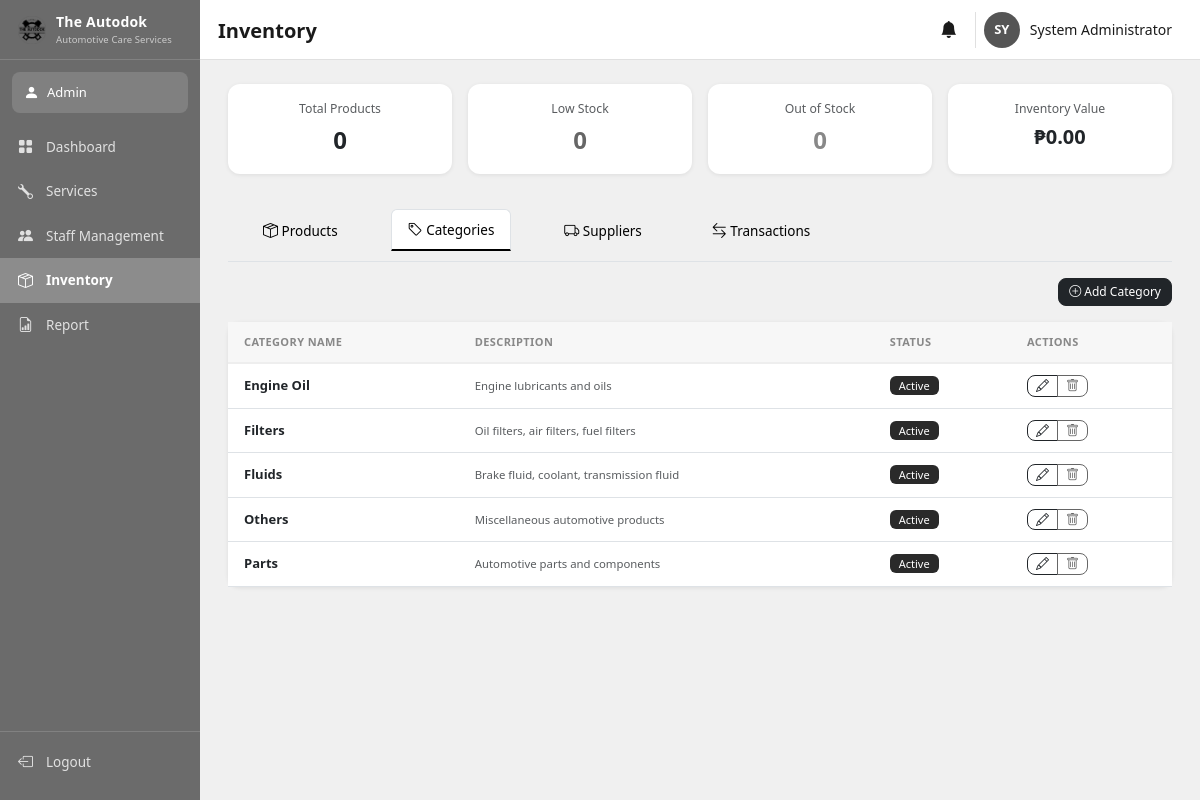
/views/inventory/index.php?tab=categories (signed in), run on the app's committed database.
### tables this page shows
CREATE TABLE `product_categories` (
  `id` INT(11) NOT NULL AUTO_INCREMENT,
  `category_name` VARCHAR(100) NOT NULL,
  `description` TEXT DEFAULT NULL,
  `status` ENUM('active','inactive') NOT NULL DEFAULT 'active',
  `created_at` TIMESTAMP NOT NULL DEFAULT CURRENT_TIMESTAMP,
  PRIMARY KEY (`id`)
);

### includes/functions.php (called while the page is built, shortened)
<?php
function escape($data) {
    return htmlspecialchars($data, ENT_QUOTES, 'UTF-8');
}
function hasAnyRole($roles) {
    foreach ((array)$roles as $role) {
        if (strcasecmp($_SESSION['user_role'], $role) === 0) {
            return true;
        }
    }
    return false;
}

### views/inventory/index.php (the view, shortened to what this page needs)
<?php
require_once __DIR__ . '/../../includes/functions.php';
$pageTitle = 'Inventory';
$db     = Database::getInstance()->getConnection();
$tab    = $_GET['tab'] ?? 'products';
$categories = $db->query("SELECT * FROM product_categories ORDER BY category_name")->fetchAll(PDO::FETCH_ASSOC);
$totalProducts  = $db->query("SELECT COUNT(*) FROM products")->fetchColumn();
$lowStock       = $db->query("SELECT COUNT(*) FROM products WHERE quantity <= min_stock_level AND status='active'")->fetchColumn();
$totalValue     = $db->query("SELECT SUM(quantity * cost_price) FROM products WHERE status='active'")->fetchColumn() ?? 0;
$outOfStock     = $db->query("SELECT COUNT(*) FROM products WHERE quantity = 0 AND status='active'")->fetchColumn();
include __DIR__ . '/../partials/header.php';
?>
<div class="row g-3 mb-4">
  <div class="col-6 col-md-3">
    <div class="card text-center h-100"><div class="card-body py-3">
      <div class="text-muted small mb-1">Total Products</div>
      <div class="fw-bold fs-4"><?php echo $totalProducts; ?></div>
    </div></div>
  </div>
  <div class="col-6 col-md-3">
    <div class="card text-center h-100"><div class="card-body py-3">
      <div class="text-muted small mb-1">Low Stock</div>
      <div class="fw-bold fs-4 text-warning"><?php echo $lowStock; ?></div>
    </div></div>
  </div>
  <div class="col-6 col-md-3">
    <div class="card text-center h-100"><div class="card-body py-3">
      <div class="text-muted small mb-1">Out of Stock</div>
      <div class="fw-bold fs-4 text-danger"><?php echo $outOfStock; ?></div>
    </div></div>
  </div>
  <div class="col-6 col-md-3">
    <div class="card text-center h-100"><div class="card-body py-3">
      <div class="text-muted small mb-1">Inventory Value</div>
      <div class="fw-bold fs-5">₱<?php echo number_format($totalValue, 2); ?></div>
    </div></div>
  </div>
</div>
<ul class="nav nav-tabs mb-3">
  <?php foreach (['products'=>'<i class="bi bi-box-seam"></i> Products','categories'=>'<i class="bi bi-tag"></i> Categories','suppliers'=>'<i class="bi bi-truck"></i> Suppliers','transactions'=>'<i class="bi bi-arrow-left-right"></i> Transactions'] as $t=>$label): ?>
  <li class="nav-item">
    <a class="nav-link <?php echo $tab===$t?'active':''; ?>" href="?tab=<?php echo $t; ?>"
       style="color:#000;<?php echo $tab===$t?'border-bottom:2px solid #000;background:#fff;':'' ?>"><?php echo $label; ?></a>
  </li>
  <?php endforeach; ?>
</ul>
<?php if ($tab === 'categories'): ?>
<div class="d-flex justify-content-end mb-3">
  <button class="btn btn-sm btn-dark" onclick="openAddCategory()"><i class="bi bi-plus-circle"></i> Add Category</button>
</div>
<div class="card"><div class="card-body p-0">
  <table class="table table-hover mb-0" style="font-size:13px;">
    <thead style="background:#f8f8f8;"><tr><th class="px-3">Category Name</th><th>Description</th><th>Status</th><th>Actions</th></tr></thead>
    <tbody>
    <?php foreach ($categories as $c): ?>
      <tr>
        <td class="px-3 fw-semibold"><?php echo escape($c['category_name']); ?></td>
        <td><small class="text-muted"><?php echo escape($c['description']??'—'); ?></small></td>
        <td><span class="badge bg-<?php echo $c['status']==='active'?'success':'secondary'; ?>"><?php echo ucfirst($c['status']); ?></span></td>
        <td>
          <div class="btn-group btn-group-sm">
            <button class="btn btn-outline-dark py-0 px-2" onclick="openEditCategory(<?php echo $c['id']; ?>,'<?php echo addslashes(escape($c['category_name'])); ?>','<?php echo addslashes(escape($c['description']??'')); ?>','<?php echo $c['status']; ?>')"><i class="bi bi-pencil"></i></button>
            <button class="btn btn-outline-danger py-0 px-2" onclick="deleteCategory(<?php echo $c['id']; ?>)"><i class="bi bi-trash"></i></button>
          </div>
        </td>
      </tr>
    <?php endforeach; ?>
    </tbody>
  </table>
</div></div>
<?php endif; ?>
<?php include __DIR__ . '/../partials/footer.php'; ?>

### views/partials/header.php (shortened to what this page needs)
<!DOCTYPE html>
<html lang="en">
<head>
    <link href="https://cdn.jsdelivr.net/npm/bootstrap@5.3.0/dist/css/bootstrap.min.css" rel="stylesheet">
    <link rel="stylesheet" href="https://cdn.jsdelivr.net/npm/bootstrap-icons@1.10.0/font/bootstrap-icons.css">
    <link rel="stylesheet" href="<?php echo APP_URL; ?>/assets/css/style.css?v=<?php echo time(); ?>">
</head>
<body>
<div class="dashboard-wrapper">
    <?php include __DIR__ . '/sidebar.php'; ?>
    <div class="main-content">
        <div class="topbar">
            <div class="topbar-title"><?php echo isset($pageTitle) ? $pageTitle : 'Dashboard'; ?></div>
            <div class="topbar-actions">
                <div class="bell-wrap" id="bellWrap" title="Notifications">
                    <i class="bi bi-bell-fill"></i>
                </div>
                <div class="topbar-user">
                    <?php
                    $profilePhoto = null;
                    ?>
                    <div class="topbar-avatar" <?php if ($profilePhoto): ?>style="padding:0;overflow:hidden;"<?php endif; ?>>
                        <?php if ($profilePhoto): ?>
                            <img src="<?php echo escape($profilePhoto); ?>"
                                 alt="Profile"
                                 style="width:100%;height:100%;object-fit:cover;border-radius:50%;">
                        <?php else: ?>
                            <?php echo strtoupper(substr($_SESSION['full_name'] ?? 'U', 0, 2)); ?>
                        <?php endif; ?>
                    </div>
                    <span class="topbar-name"><?php echo escape($_SESSION['full_name'] ?? 'User'); ?></span>
                </div>
            </div>
        </div>
        <div class="page-body">

### views/partials/sidebar.php (shortened to what this page needs)
<?php
$p = $_SERVER['PHP_SELF'];
$isTechnician = ($_SESSION['user_role'] ?? '') === 'technician';
?>
<div class="sidebar">
    <div class="sidebar-brand">
        <img src="<?php echo APP_URL; ?>/assets/images/logo.png" alt="The Autodok Logo" class="sidebar-logo">
        <div class="sidebar-brand-text">
            <div class="sidebar-brand-name">The Autodok</div>
            <div class="sidebar-brand-sub">Automotive Care Services</div>
        </div>
    </div>
    <div class="user-badge">
        <i class="bi bi-person-fill badge-icon"></i>
        <span><?php echo ucfirst($_SESSION['user_role'] ?? 'user'); ?></span>
    </div>
    <nav class="sidebar-nav">
        <a href="<?php echo APP_URL; ?>/views/dashboard/index.php"
           class="nav-item <?php echo strpos($p, '/dashboard/') !== false ? 'active' : ''; ?>">
            <i class="bi bi-grid-fill"></i>
            <span>Dashboard</span>
        </a>
        <?php if (!$isTechnician): ?>
        <a href="<?php echo APP_URL; ?>/views/services/manage.php"
           class="nav-item <?php echo strpos($p, '/services/') !== false ? 'active' : ''; ?>">
            <i class="bi bi-wrench"></i>
            <span>Services</span>
        </a>
        <?php endif; ?>
        <?php if (hasAnyRole(['admin'])): ?>
        <a href="<?php echo APP_URL; ?>/views/staff/index.php"
           class="nav-item <?php echo strpos($p, '/staff/') !== false ? 'active' : ''; ?>">
            <i class="bi bi-people-fill"></i>
            <span>Staff Management</span>
        </a>
        <?php endif; ?>
        <?php if ($isTechnician): ?>
        <a href="<?php echo APP_URL; ?>/views/services/manage.php?tab=job_orders"
           class="nav-item <?php echo strpos($p, '/services/') !== false ? 'active' : ''; ?>">
            <i class="bi bi-file-earmark-text"></i>
            <span>Job Orders</span>
        </a>
        <?php else: ?>
        <a href="<?php echo APP_URL; ?>/views/inventory/index.php"
           class="nav-item <?php echo strpos($p, '/inventory/') !== false ? 'active' : ''; ?>">
            <i class="bi bi-box-seam"></i>
            <span>Inventory</span>
        </a>
        <a href="<?php echo APP_URL; ?>/views/reports/index.php"
           class="nav-item <?php echo strpos($p, '/reports/') !== false ? 'active' : ''; ?>">
            <i class="bi bi-file-earmark-bar-graph"></i>
            <span>Report</span>
        </a>
        <?php endif; ?>
    </nav>
    <div class="sidebar-footer">
        <a href="<?php echo APP_URL; ?>/views/auth/logout.php" class="nav-item logout">
            <i class="bi bi-box-arrow-left"></i>
            <span>Logout</span>
        </a>
    </div>
</div>

### views/partials/footer.php (shortened to what this page needs)
        </div>
    </div>
</div>
</body>
</html>

### data on the page
product_categories: category_name "Engine Oil", description "Engine lubricants and oils", status "Active"
product_categories: category_name "Filters", description "Oil filters, air filters, fuel filters", status "Active"
product_categories: category_name "Fluids", description "Brake fluid, coolant, transmission fluid", status "Active"
product_categories: category_name "Others", description "Miscellaneous automotive products", status "Active"
product_categories: category_name "Parts", description "Automotive parts and components", status "Active"

### other printed values
$_SESSION['user_role'] "Admin"
$pageTitle "Inventory"
substr($_SESSION['full_name'] ?? 'U', 0, 2) "SY"
$_SESSION['full_name'] "System Administrator"
$totalProducts "0"
$lowStock "0"
$outOfStock "0"
$totalValue "0.00"
$label "Products"
$label "Categories"
$label "Suppliers"
$label "Transactions"
